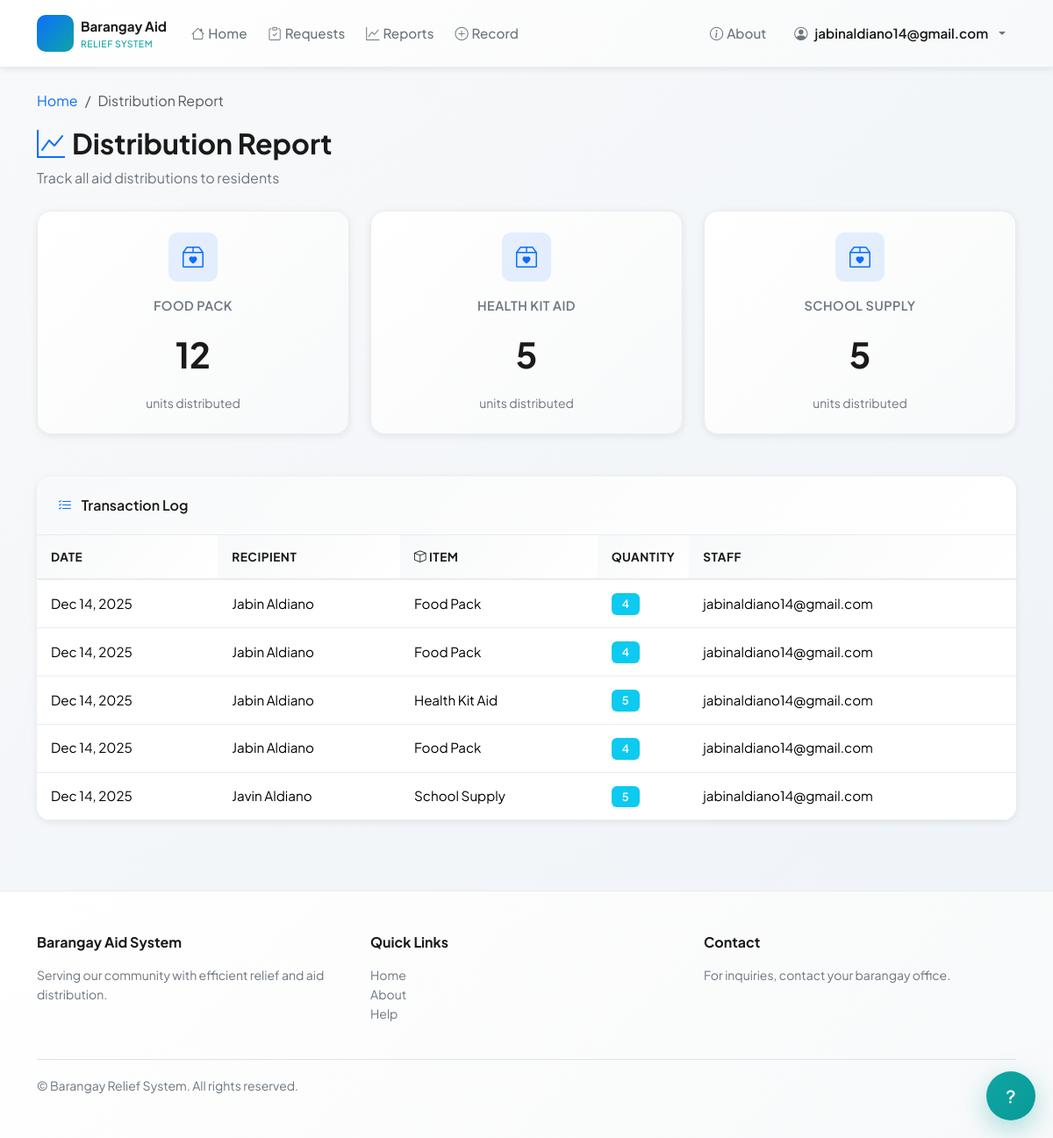
/staff/reports/ (signed in), run on the app's committed database.
### core/models.py (models this page shows, shortened)
class Distribution(models.Model):
    request = models.ForeignKey(AidRequest, on_delete=models.SET_NULL, null=True) # Linked by a request_id
    barangay_staff = models.ForeignKey(User, on_delete=models.SET_NULL, null=True, limit_choices_to={'is_staff': True}) # Staff who handled the distribution
    date_given = models.DateField() # Has a date_given field
    item_name = models.CharField(max_length=100) # Has an item_name field
    qty = models.IntegerField() # Has a qty (quantity) field
    recipient = models.CharField(max_length=200) # For tracking the recipient

### core/views.py (the view)
# urls.py: path('staff/reports/', views.DistributionReportView.as_view(), name='distribution_report'),
class DistributionReportView(UserPassesTestMixin, ListView):
    model = Distribution
    template_name = 'distribution_report.html'
    context_object_name = 'distributions'
    def get_context_data(self, **kwargs):
        context = super().get_context_data(**kwargs)
        context['summary'] = Distribution.objects.values('item_name').annotate(total_qty=Sum('qty'))
        return context
    def test_func(self):
        return self.request.user.is_staff

### core/templates/distribution_report.html (shortened to what this page needs)
{% extends 'base.html' %}
{% block content %}
<div class="mb-4">
  <nav aria-label="breadcrumb">
    <ol class="breadcrumb breadcrumb-custom">
      <li class="breadcrumb-item"><a href="{% url 'home' %}">Home</a></li>
      <li class="breadcrumb-item active" aria-current="page">Distribution Report</li>
    </ol>
  </nav>
  <h1 class="h2 mb-2" style="color: #1a1a1a; font-weight: 700;">
    <i class="bi bi-graph-up me-2" style="color: #0d6efd;"></i>Distribution Report
  </h1>
  <p class="text-muted">Track all aid distributions to residents</p>
</div>
<div class="row g-4 mb-5">
  {% for item in summary %}
  <div class="col-md-6 col-lg-4">
    <div class="stat-card">
      <div class="stat-icon primary">
        <i class="bi bi-box2-heart"></i>
      </div>
      <div class="stat-label">{{ item.item_name }}</div>
      <div class="stat-value">{{ item.total_qty }}</div>
      <p class="text-muted small mt-2 mb-0">units distributed</p>
    </div>
  </div>
  {% empty %}
  <div class="col-12">
    <div class="empty-state py-4">
      <p class="text-muted mb-0">No items distributed yet.</p>
    </div>
  </div>
  {% endfor %}
</div>
<div class="card">
  <div class="card-header">
    <i class="bi bi-list-check me-2" style="color: #0d6efd;"></i>
    Transaction Log
  </div>
  <div class="card-body p-0">
    {% if distributions %}
      <div class="table-responsive">
        <table class="table table-hover align-middle mb-0" role="table" aria-label="Distribution transactions">
          <thead>
            <tr>
              <th scope="col">Date</th>
              <th scope="col">Recipient</th>
              <th scope="col"><i class="bi bi-box"></i> Item</th>
              <th scope="col" style="width: 100px;">Quantity</th>
              <th scope="col">Staff</th>
            </tr>
          </thead>
          <tbody>
            {% for dist in distributions %}
            <tr>
              <td>{{ dist.date_given|date:"M d, Y" }}</td>
              <td class="fw-500">{{ dist.recipient }}</td>
              <td>{{ dist.item_name }}</td>
              <td>
                <span class="badge bg-info">{{ dist.qty }}</span>
              </td>
              <td>{{ dist.barangay_staff.username }}</td>
            </tr>
            {% endfor %}
          </tbody>
        </table>
      </div>
    {% endif %}
  </div>
</div>
{% endblock %}

### core/templates/base.html (shortened to what this page needs)
<!DOCTYPE html>
<html lang="en">
<head>
    <link href="https://cdn.jsdelivr.net/npm/bootstrap@5.3.2/dist/css/bootstrap.min.css" rel="stylesheet">
    <link rel="stylesheet" href="https://cdn.jsdelivr.net/npm/bootstrap-icons@1.11.3/font/bootstrap-icons.css">
    {% load static %}
    <link rel="stylesheet" href="{% static 'css/site.css' %}">
    <link rel="stylesheet" href="{% static 'css/site-compact.css' %}" media="(max-width: 640px)">
</head>
<body>
    <nav class="navbar navbar-expand-lg navbar-premium fixed-top" role="navigation" aria-label="Main navigation">
        <div class="container-lg">
            <a class="navbar-brand d-flex align-items-center gap-2" href="/">
                <div class="brand-icon">
                </div>
                <div>
                    <div class="brand-name">Barangay Aid</div>
                    <div class="brand-tagline">Relief System</div>
                </div>
            </a>
            <div class="collapse navbar-collapse" id="mainNav">
                <ul class="navbar-nav me-auto mb-2 mb-lg-0">
                    <li class="nav-item"><a class="nav-link {% if request.resolver_match.url_name == 'home' %}active{% endif %}" href="/"><i class="bi bi-house me-1"></i>Home</a></li>
                    {% if user.is_authenticated and user.is_staff %}
                        <li class="nav-item"><a class="nav-link" href="{% url 'admin_request_list' %}"><i class="bi bi-clipboard-check me-1"></i>Requests</a></li>
                        <li class="nav-item"><a class="nav-link" href="{% url 'distribution_report' %}"><i class="bi bi-graph-up me-1"></i>Reports</a></li>
                        <li class="nav-item"><a class="nav-link" href="{% url 'distribution_create' %}"><i class="bi bi-plus-circle me-1"></i>Record</a></li>
                    {% endif %}
                </ul>
                <ul class="navbar-nav ms-auto gap-2 mb-2 mb-lg-0">
                    <li class="nav-item"><a class="nav-link" href="{% url 'about' %}"><i class="bi bi-info-circle me-1"></i>About</a></li>
                    {% if user.is_authenticated %}
                        <li class="nav-item dropdown">
                            <a class="nav-link dropdown-toggle d-flex align-items-center gap-2" href="#" id="userDropdown" role="button" data-bs-toggle="dropdown" aria-expanded="false">
                                <span class="avatar"><i class="bi bi-person-circle"></i></span>
                                <span class="user-name">{{ user.first_name|default:user.username }}</span>
                            </a>
                        </li>
                    {% else %}
                        <li class="nav-item"><a class="nav-link" href="{% url 'login' %}"><i class="bi bi-box-arrow-in-right me-1"></i>Login</a></li>
                        <li class="nav-item"><a class="nav-link btn-nav-register" href="{% url 'register' %}"><i class="bi bi-person-plus me-1"></i>Register</a></li>
                    {% endif %}
                </ul>
            </div>
        </div>
    </nav>
    <div class="alerts-container">
    </div>
    <main id="main-content" class="main-content" role="main">
        <div class="container-lg">
            {% block content %}{% endblock %}
        </div>
    </main>
    <footer class="footer-premium mt-5">
        <div class="container-lg">
            <div class="row g-4 mb-4">
                <div class="col-md-4">
                    <h6 class="mb-3">Barangay Aid System</h6>
                    <p class="text-muted small">Serving our community with efficient relief and aid distribution.</p>
                </div>
                <div class="col-md-4">
                    <h6 class="mb-3">Quick Links</h6>
                    <ul class="list-unstyled small">
                        <li><a href="/" class="text-muted text-decoration-none">Home</a></li>
                        <li><a href="{% url 'about' %}" class="text-muted text-decoration-none">About</a></li>
                        <li><a href="{% url 'help' %}" class="text-muted text-decoration-none">Help</a></li>
                    </ul>
                </div>
                <div class="col-md-4">
                    <h6 class="mb-3">Contact</h6>
                    <p class="text-muted small">For inquiries, contact your barangay office.</p>
                </div>
            </div>
            <div class="border-top pt-3">
                <small class="text-muted">&copy; {{ now|date:"Y" }} Barangay Relief System. All rights reserved.</small>
            </div>
        </div>
    </footer>
    <a href="{% url 'help' %}" class="fab" title="Help" aria-label="Help">
        <i class="bi bi-question-lg"></i>
    </a>
</body>
</html>

### core/static/css/site-compact.css (style rules this page uses)
:root { --compact-gap:0.5rem; }
body { font-size:15px }
.card { border-radius:10px;padding:0.6rem }
.table td, .table th { padding:0.5rem }
.navbar .nav-link { padding:0.4rem 0.6rem }
h1.h2 { font-size:1.25rem }
.mb-3 { margin-bottom:0.5rem!important }
.fab { width:48px;height:48px;right:16px;bottom:16px }

### data on the page
Distribution: item_name "HEALTH KIT AID", total_qty "5", date_given "Dec 14, 2025", recipient "Jabin Aldiano", item_name "Health Kit Aid", qty "5", barangay_staff.username "jabinaldiano14@gmail.com"
Distribution: item_name "SCHOOL SUPPLY", total_qty "5", date_given "Dec 14, 2025", recipient "Javin Aldiano", item_name "School Supply", qty "5", barangay_staff.username "jabinaldiano14@gmail.com"
Distribution: date_given "Dec 14, 2025", recipient "Jabin Aldiano", item_name "Food Pack", qty "4", barangay_staff.username "jabinaldiano14@gmail.com"
Distribution: date_given "Dec 14, 2025", recipient "Jabin Aldiano", item_name "Food Pack", qty "4", barangay_staff.username "jabinaldiano14@gmail.com"
Distribution: date_given "Dec 14, 2025", recipient "Jabin Aldiano", item_name "Food Pack", qty "4", barangay_staff.username "jabinaldiano14@gmail.com"

### other printed values
{{ user.first_name|default:user.username }} "jabinaldiano14@gmail.com"
{{ item.item_name }} "FOOD PACK"
{{ item.total_qty }} "12"
